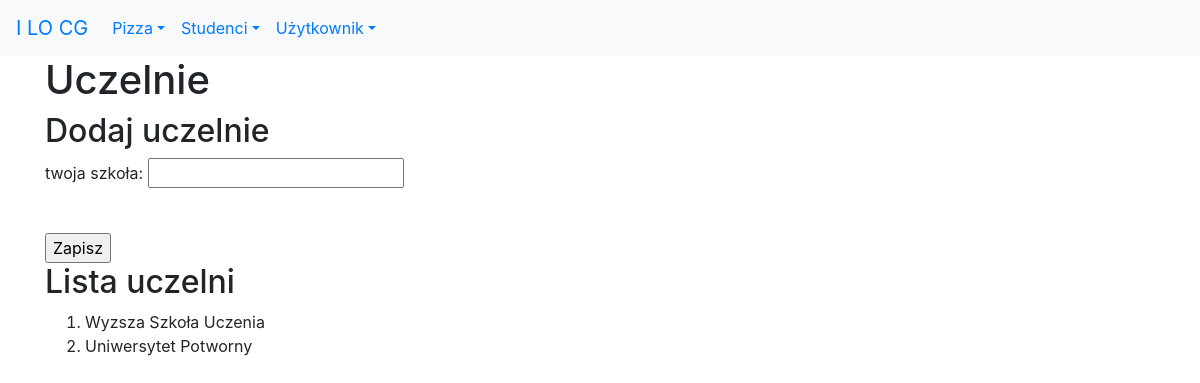
The app's page /studenci/uczelnie/, older data.
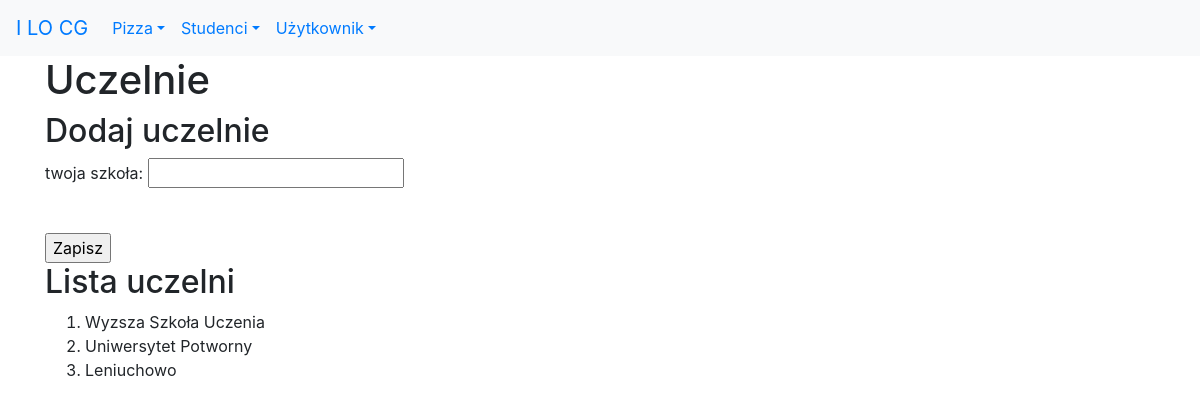
The same page, newer data.
### studenci/models.py (models this page shows, shortened)
class Uczelnia(models.Model):
    nazwa = models.CharField(verbose_name='uczelnia', max_length=30)
    class Meta:
        verbose_name_plural = "uczelnie"

### studenci/views.py (the view)
# urls.py: path('uczelnie/', views.uczelnie, name='uczelnie'),
def uczelnie(request):
    if request.method == 'POST':
        form = UczelniaForm(request.POST)
        if form.is_valid():
            print(form.cleaned_data)
            u = Uczelnia(nazwa=form.cleaned_data['nazwa'])
            u.save()
            messages.success(request, "Dobrze!!!")
            return redirect(reverse('studenci:uczelnie'))
        else:
            messages.error(request, "Ło ty oszukisto!!!")
    else:
        form = UczelniaForm()
    uczelnie = Uczelnia.objects.all()
    kontekst = {'uczelnie': uczelnie, 'form': form}
    return render(request, 'studenci/uczelnie.html', kontekst)

### studenci/forms.py
class UczelniaForm(forms.Form):
    nazwa = forms.CharField(label="twoja szkoła", max_length=50, widget=forms.TextInput())

### studenci/templates/studenci/uczelnie.html (shortened to what this page needs)
{% extends 'szablon.html' %}
{% block naglowek %}Uczelnie{% endblock naglowek %}
{% block tresc %}
<h2>Dodaj uczelnie</h2>
    <form action="." method="POST">
            {{ form.as_p }}
            <br>
            <input type="submit" value="Zapisz">
    </form>
<h2>Lista uczelni</h2>
<ol>
    {% for uczelnia in uczelnie %}
        <li>{{ uczelnia.nazwa }}</li>
    {% endfor %}
</ol>
{% endblock tresc %}

Row changes from the older to the newer data that the page shows:
added Uczelnia: nazwa "Leniuchowo"
